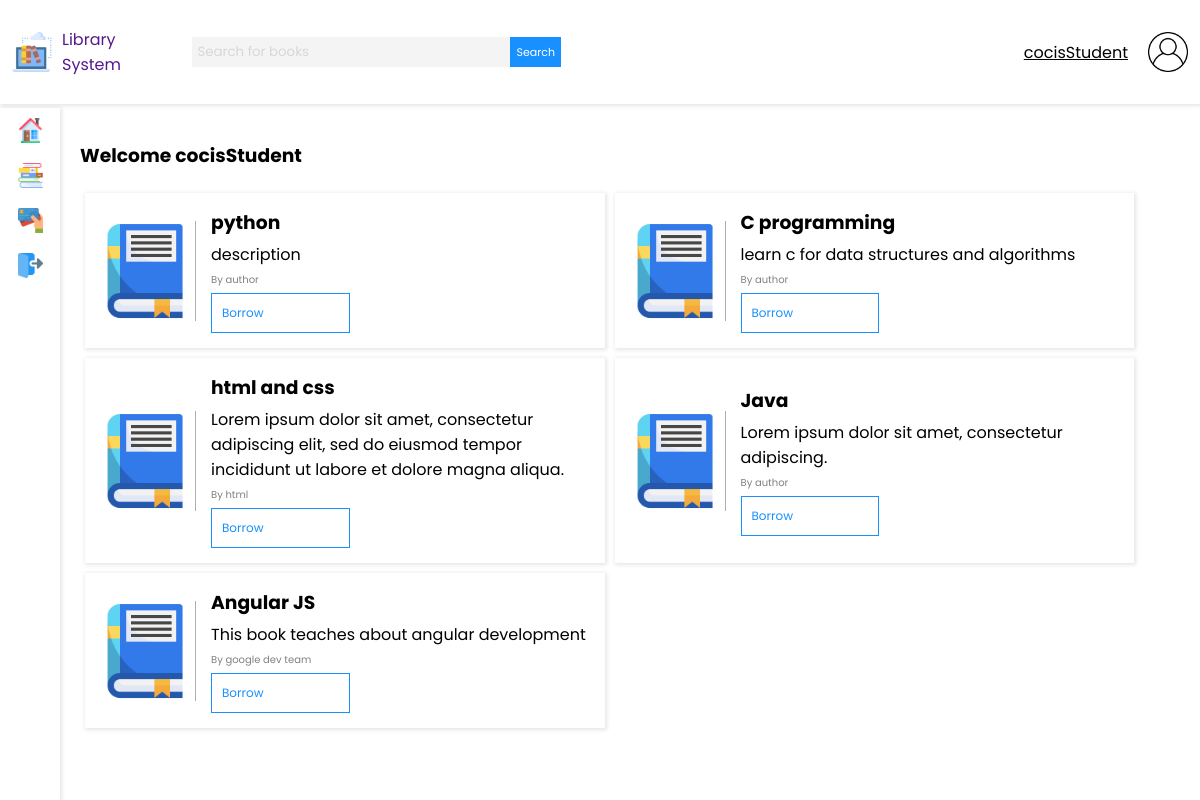
/ (signed in), run on the app's committed database.
### base/models.py (models this page shows, shortened)
class Book(models.Model):
    title = models.CharField(max_length=200)
    author = models.CharField(max_length=200)
    description = models.TextField(null=True, blank=True)
    updated = models.DateField(auto_now=True)
    updated = models.DateField(auto_now_add=True)

### base/views.py (the view)
# urls.py: path('', views.home, name='home'),
@login_required(login_url='/login')
def home(request):
    q = request.GET.get('q') if request.GET.get('q') != None else ''
    total_students = Role.objects.filter(role='Student').count()
    total_books = Book.objects.count()
    books = Book.objects.filter(Q(title__icontains=q) | Q(author__icontains=q))
    user_role = Role.objects.get(user=request.user.id)
    context = {
        'books': books,
        'total_books': total_books,
        'total_students': total_students,
        'user_role': user_role,
        'q': q
    }
    return render(request, 'dashboard.html', context)

### templates/dashboard.html (shortened to what this page needs)
{% extends 'main.html' %}
{% load static %}
{% block content %}
<h3>Welcome {{ request.user }}</h3>
{% if user_role.role == 'Student' %}
<div class="student-books-container">
    {% for book in books %}
    <div class="book-card">
        <div class="book-card-image-container">
            <image class="book-card-image" src="{% static 'images/studentBook.png' %}" alt="">
        </div>
        <div class="book-card-text">
            <h3>{{ book.title }}</h3>
            <p>{{ book.description}}</p>
            <p class="small-student-text">By {{ book.author }}</p>
            <a class="edit-button" href="{% url 'borrow_book' book.id %}">Borrow</a>
        </div>
    </div>
    {% endfor %}
</div>
{% endif %}
{% endblock%}

### templates/navbar.html
{% load static %}
<nav class="navbar">
    <div class="nav-logo-search">
        <a href="" class="navbar-brand">
            <img class="navbar-image" src="{% static 'images/digital-library.png' %}" alt="">
            <span>Library System</span>
        </a>
        <form method="GET" action="" class="nav-search nav-search-responsive">
            <input value="{{ q }}" name="q" class="nav-search-input" type="text" placeholder="Search for books">
            <button class="nav-search-button" type="submit">Search</button>
        </form>
    </div>
    <div class="nav-user-profile">
        <span>{{ request.user }}</span>
        <img class="navbar-image" src="{% static 'images/user.png' %}" alt="">
    </div>
</nav>

### static/styles/main3.css (style rules this page uses)
body { font-family: 'Poppins', sans-serif; padding: 0; margin: 0; background-color: #fff; box-sizing: border-box; }
a,input,button { text-decoration: none; font-family: 'Poppins'; }
.navbar { height: 13vh; background-color: #fff; box-shadow: 1px 1px 4px 1px rgba(0, 0, 0, 0.1); display: flex; flex-direction: row; align-items: center; padding: 0 1%; position: fixed; top: 0; left: 0; width: 98%; }
.nav-logo-search { display: flex; width: 50%; justify-content: space-between; align-items: center; }
.navbar-brand { display: block; width: 30%; display: flex; align-items: center; }
.navbar-brand span { margin: 0 10px; }
.navbar-image { height: 40px; width: 40px; }
.nav-search { width: 70%; display: flex; flex-direction: row; margin: 10px 10px; }
.nav-search-input { border: 0; background-color: #f4f4f4; height: 30px; width: 80%; margin: 0; padding: 5px; outline: none; }
.nav-search-input::placeholder { color: #d7d7d7; font-family: 'Poppins'; }
.nav-search-button { background-color: #1890ff; color: #ffffff; border: 0; border-radius: 0; transition: .3s ease-in; font-size: 11px; }
.nav-user-profile { width: 50%; display: flex; justify-content: flex-end; align-items: center; }
.nav-user-profile span { margin: 0 20px; text-decoration: underline; cursor: pointer; }
.small-student-text { font-size: 10px; color: gray; }
.student-books-container { display: flex; flex-direction: row; flex-wrap: wrap; }
.book-card { box-shadow: 1px 1px 4px 1px rgba(0, 0, 0, 0.1); width: 45%; padding: 10px; display: flex; flex-direction: row; justify-content: flex-start; align-items: center; margin: 5px; }
.book-card h3,p { margin: 5px; }
.book-card-image { width: 100px; height: 100px; border-right: 1px solid rgb(174, 174, 174); }
.book-card-text { margin-left: 10px; }

### static/styles/main12.css (style rules this page uses)
body { font-family: 'Poppins', sans-serif; padding: 0; margin: 0; background-color: #fff; box-sizing: border-box; }
a,input,button { text-decoration: none; font-family: 'Poppins'; }
.edit-button { display: block; padding: 10px; margin: 5px; border: 1px solid #1890ff; background-color: #fff;; color: #1890ff; text-align: center; transition: .3s ease-in; font-size: 12px; display: flex; align-items: center; width: 30%; }
.navbar { height: 13vh; background-color: #fff; box-shadow: 1px 1px 4px 1px rgba(0, 0, 0, 0.1); display: flex; flex-direction: row; align-items: center; padding: 0 1%; position: fixed; top: 0; left: 0; width: 98%; }
.nav-logo-search { display: flex; width: 50%; justify-content: space-between; align-items: center; }
.navbar-brand { display: block; width: 30%; display: flex; align-items: center; }
.navbar-brand span { margin: 0 10px; }
.navbar-image { height: 40px; width: 40px; }
.nav-search { width: 70%; display: flex; flex-direction: row; margin: 10px 10px; }
.nav-search-input { border: 0; background-color: #f4f4f4; height: 30px; width: 80%; margin: 0; padding: 5px; outline: none; }
.nav-search-input::placeholder { color: #d7d7d7; font-family: 'Poppins'; }
.nav-search-button { background-color: #1890ff; color: #ffffff; border: 0; border-radius: 0; transition: .3s ease-in; font-size: 11px; }
.nav-user-profile { width: 50%; display: flex; justify-content: flex-end; align-items: center; }
.nav-user-profile span { margin: 0 20px; text-decoration: underline; cursor: pointer; }
.small-student-text { font-size: 10px; color: gray; }
.student-books-container { display: flex; flex-direction: row; flex-wrap: wrap; }
.book-card { box-shadow: 1px 1px 4px 1px rgba(0, 0, 0, 0.1); width: 45%; padding: 10px; display: flex; flex-direction: row; justify-content: flex-start; align-items: center; margin: 5px; }
.book-card h3,p { margin: 5px; }
.book-card-image { width: 100px; height: 100px; border-right: 1px solid rgb(174, 174, 174); }
.book-card-text { margin-left: 10px; width: 80%; }

### data on the page
Book: title "python", description "description", author "author"
Book: title "C programming", description "learn c for data structures and algorithms", author "author"
Book: title "html and css", description "Lorem ipsum dolor sit amet, consectetur adipiscing elit, sed do eiusmod tempor incididunt ut labore et dolore magna aliqua.", author "html"
Book: title "Java", description "Lorem ipsum dolor sit amet, consectetur adipiscing.", author "author"
Book: title "Angular JS", description "This book teaches about angular development", author "google dev team"

### other printed values
{{ request.user }} "cocisStudent"
